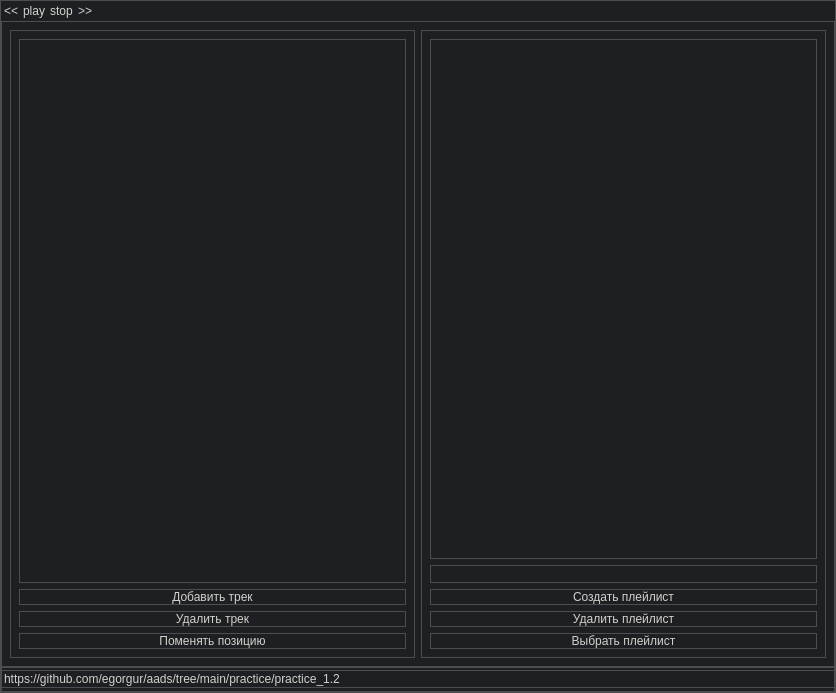
<?xml version="1.0" encoding="UTF-8"?>
<ui version="4.0">
 <class>MainWindow</class>
 <widget class="QMainWindow" name="MainWindow">
  <property name="geometry">
   <rect>
    <x>0</x>
    <y>0</y>
    <width>836</width>
    <height>693</height>
   </rect>
  </property>
  <property name="minimumSize">
   <size>
    <width>200</width>
    <height>300</height>
   </size>
  </property>
  <property name="mouseTracking">
   <bool>false</bool>
  </property>
  <property name="windowTitle">
   <string>MainWindow</string>
  </property>
  <property name="autoFillBackground">
   <bool>false</bool>
  </property>
  <property name="styleSheet">
   <string notr="true">color: #d1d1cc;</string>
  </property>
  <widget class="QWidget" name="centralwidget">
   <property name="styleSheet">
    <string notr="true">border: 1px solid #4d4e51;
background-color: #1e1f22;
color: #d1d1cc;</string>
   </property>
   <layout class="QVBoxLayout" name="verticalLayout">
    <property name="spacing">
     <number>0</number>
    </property>
    <property name="leftMargin">
     <number>0</number>
    </property>
    <property name="topMargin">
     <number>0</number>
    </property>
    <property name="rightMargin">
     <number>0</number>
    </property>
    <property name="bottomMargin">
     <number>0</number>
    </property>
    <item>
     <widget class="QFrame" name="inner_frame">
      <property name="enabled">
       <bool>true</bool>
      </property>
      <property name="styleSheet">
       <string notr="true">QPushButton:hover{
color: white;
}</string>
      </property>
      <property name="frameShape">
       <enum>QFrame::Shape::NoFrame</enum>
      </property>
      <layout class="QVBoxLayout" name="verticalLayout_2">
       <property name="spacing">
        <number>0</number>
       </property>
       <property name="leftMargin">
        <number>0</number>
       </property>
       <property name="topMargin">
        <number>0</number>
       </property>
       <property name="rightMargin">
        <number>0</number>
       </property>
       <property name="bottomMargin">
        <number>0</number>
       </property>
       <item>
        <widget class="QWidget" name="topbar" native="true">
         <property name="minimumSize">
          <size>
           <width>0</width>
           <height>20</height>
          </size>
         </property>
         <property name="styleSheet">
          <string notr="true">border: none</string>
         </property>
         <layout class="QHBoxLayout" name="horizontalLayout_3">
          <property name="spacing">
           <number>5</number>
          </property>
          <property name="leftMargin">
           <number>3</number>
          </property>
          <property name="topMargin">
           <number>0</number>
          </property>
          <property name="rightMargin">
           <number>0</number>
          </property>
          <property name="bottomMargin">
           <number>0</number>
          </property>
          <item>
           <widget class="QPushButton" name="previous_btn">
            <property name="text">
             <string>&lt;&lt;</string>
            </property>
           </widget>
          </item>
          <item>
           <widget class="QPushButton" name="play_btn">
            <property name="text">
             <string>play</string>
            </property>
           </widget>
          </item>
          <item>
           <widget class="QPushButton" name="stop_btn">
            <property name="text">
             <string>stop</string>
            </property>
           </widget>
          </item>
          <item>
           <widget class="QPushButton" name="next_btn">
            <property name="text">
             <string>&gt;&gt;</string>
            </property>
           </widget>
          </item>
          <item>
           <spacer name="horizontalSpacer">
            <property name="orientation">
             <enum>Qt::Orientation::Horizontal</enum>
            </property>
            <property name="sizeHint" stdset="0">
             <size>
              <width>40</width>
              <height>20</height>
             </size>
            </property>
           </spacer>
          </item>
         </layout>
        </widget>
       </item>
       <item>
        <widget class="QWidget" name="main_space_widget" native="true">
         <layout class="QHBoxLayout" name="horizontalLayout">
          <item>
           <widget class="QWidget" name="tracklist_widget" native="true">
            <layout class="QVBoxLayout" name="verticalLayout_4">
             <item>
              <widget class="QListWidget" name="listWidget"/>
             </item>
             <item>
              <widget class="QPushButton" name="add_button">
               <property name="text">
                <string>Добавить трек</string>
               </property>
              </widget>
             </item>
             <item>
              <widget class="QPushButton" name="remove_button">
               <property name="text">
                <string>Удалить трек</string>
               </property>
              </widget>
             </item>
             <item>
              <widget class="QPushButton" name="change_button">
               <property name="text">
                <string>Поменять позицию</string>
               </property>
              </widget>
             </item>
            </layout>
           </widget>
          </item>
          <item>
           <widget class="QWidget" name="playlist_widget" native="true">
            <layout class="QVBoxLayout" name="verticalLayout_5">
             <item>
              <widget class="QListWidget" name="playlist_list"/>
             </item>
             <item>
              <widget class="QLineEdit" name="playlist_name_input"/>
             </item>
             <item>
              <widget class="QPushButton" name="create_playlist_button">
               <property name="text">
                <string>Создать плейлист</string>
               </property>
              </widget>
             </item>
             <item>
              <widget class="QPushButton" name="delete_playlist_button">
               <property name="text">
                <string>Удалить плейлист</string>
               </property>
              </widget>
             </item>
             <item>
              <widget class="QPushButton" name="select_playlist_button">
               <property name="text">
                <string>Выбрать плейлист</string>
               </property>
              </widget>
             </item>
            </layout>
           </widget>
          </item>
         </layout>
        </widget>
       </item>
       <item>
        <widget class="QWidget" name="footer_widget" native="true">
         <property name="minimumSize">
          <size>
           <width>25</width>
           <height>25</height>
          </size>
         </property>
         <property name="maximumSize">
          <size>
           <width>16777215</width>
           <height>25</height>
          </size>
         </property>
         <property name="styleSheet">
          <string notr="true">QWidget {
padding: 0;
}</string>
         </property>
         <layout class="QHBoxLayout" name="horizontalLayout_2">
          <property name="spacing">
           <number>0</number>
          </property>
          <property name="leftMargin">
           <number>0</number>
          </property>
          <property name="topMargin">
           <number>0</number>
          </property>
          <property name="rightMargin">
           <number>0</number>
          </property>
          <property name="bottomMargin">
           <number>0</number>
          </property>
          <item>
           <widget class="QLineEdit" name="lineEdit">
            <property name="text">
             <string>https://github.com/egorgur/aads/tree/main/practice/practice_1.2</string>
            </property>
           </widget>
          </item>
         </layout>
        </widget>
       </item>
      </layout>
     </widget>
    </item>
   </layout>
  </widget>
  <action name="choose_file_action">
   <property name="text">
    <string>Выбрать файл...</string>
   </property>
  </action>
  <action name="save_action">
   <property name="text">
    <string>Сохранить</string>
   </property>
  </action>
  <action name="actionTrsfewfwefwe">
   <property name="text">
    <string>Trsfewfwefwe</string>
   </property>
  </action>
  <action name="actionerfgwergewrg">
   <property name="enabled">
    <bool>true</bool>
   </property>
   <property name="text">
    <string>erfgwergewrg</string>
   </property>
  </action>
  <action name="actionwegfwegwreg">
   <property name="text">
    <string>wegfwegwreg</string>
   </property>
  </action>
  <action name="negative_action">
   <property name="checkable">
    <bool>true</bool>
   </property>
   <property name="text">
    <string>Негатив</string>
   </property>
  </action>
  <action name="red_channel_action">
   <property name="checkable">
    <bool>true</bool>
   </property>
   <property name="checked">
    <bool>true</bool>
   </property>
   <property name="text">
    <string>Красный</string>
   </property>
  </action>
  <action name="green_channel_action">
   <property name="checkable">
    <bool>true</bool>
   </property>
   <property name="checked">
    <bool>true</bool>
   </property>
   <property name="text">
    <string>Зелёный</string>
   </property>
  </action>
  <action name="blue_channel_action">
   <property name="checkable">
    <bool>true</bool>
   </property>
   <property name="checked">
    <bool>true</bool>
   </property>
   <property name="text">
    <string>Синий</string>
   </property>
  </action>
  <action name="action_5">
   <property name="text">
    <string>повернуть влево (5 градусов)</string>
   </property>
  </action>
  <action name="action_6">
   <property name="text">
    <string>повернуть вправо (5 градусов)</string>
   </property>
  </action>
  <action name="vebcam_capture_action">
   <property name="text">
    <string>Снять изображение с камеры</string>
   </property>
  </action>
  <action name="about_action">
   <property name="icon">
    <iconset>
     <normaloff>../../../ОзПР/practika1/pythonProject/gui/img/github_logo.png</normaloff>../../../ОзПР/practika1/pythonProject/gui/img/github_logo.png</iconset>
   </property>
   <property name="text">
    <string>О программе...</string>
   </property>
  </action>
  <action name="actionhytrhjryt">
   <property name="text">
    <string>hytrhjryt</string>
   </property>
  </action>
 </widget>
 <resources/>
 <connections/>
</ui>
